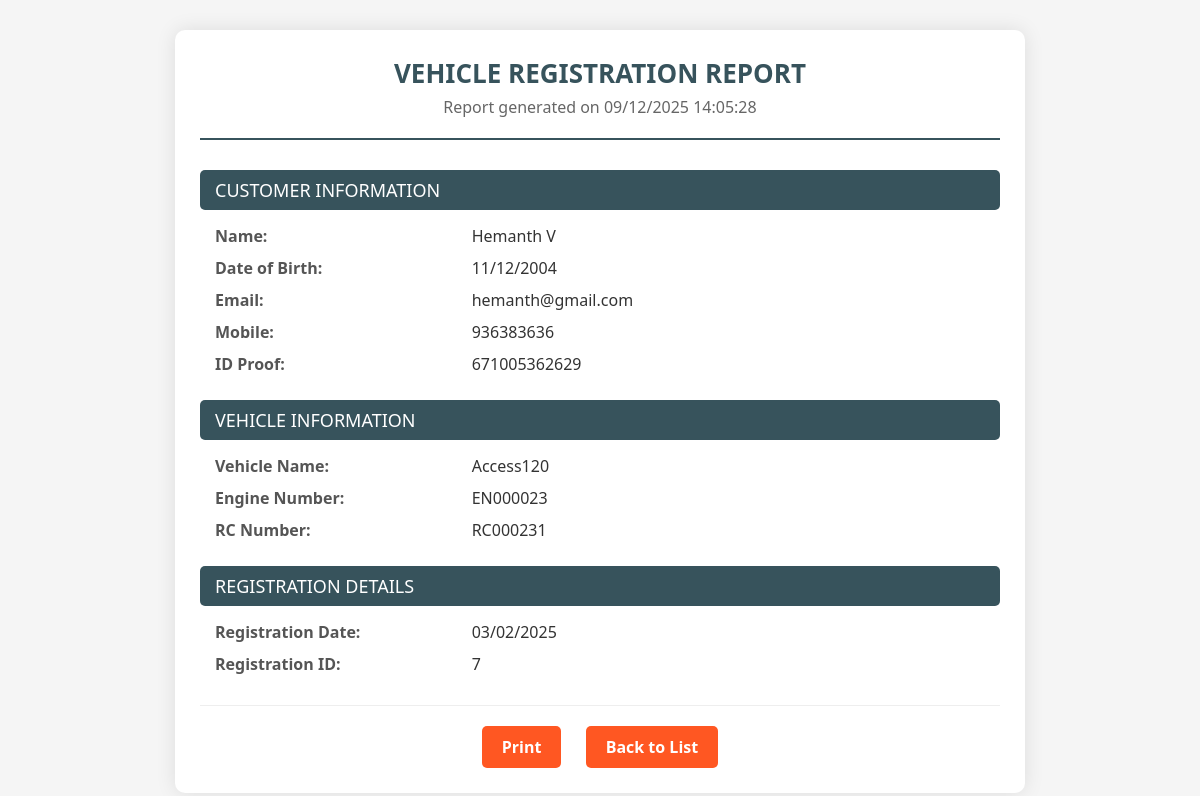
Screenshot of /admin/view-registration.php?id=7 with the database file from the repository.
### tables this page shows
CREATE TABLE `data` (
  `cname` text NOT NULL,
  `dob` date NOT NULL,
  `email` varchar(50) NOT NULL,
  `id_proof` varchar(20) NOT NULL,
  `mobile` varchar(15) NOT NULL,
  `vehicle_name` text NOT NULL,
  `eng_num` varchar(20) NOT NULL,
  `rc_num` varchar(20) NOT NULL,
  `SI_no` int(10) NOT NULL,
  `reg_date` date NOT NULL DEFAULT current_timestamp()
);

### admin/view-registration.php (the view, shortened to what this page needs)
<?php
$servername = "localhost";
$username = "root";
$password = "";
$dbname = "vehicli";
$conn = new mysqli($servername, $username, $password, $dbname);
$registration_id = isset($_GET['id']) ? (int)$_GET['id'] : 0;
$sql = "SELECT * FROM data WHERE SI_no = $registration_id";
$result = $conn->query($sql);
$data = $result->fetch_assoc();
$formatted_dob = isset($data['dob']) ? date("d/m/Y", strtotime($data['dob'])) : '';
$formatted_reg_date = isset($data['reg_date']) ? date("d/m/Y", strtotime($data['reg_date'])) : '';
?>
<!DOCTYPE html>
<html lang="en">
<head>
</head>
<body>
  <?php if ($data): ?>
    <div class="report-container">
      <div class="report-header">
        <h1>VEHICLE REGISTRATION REPORT</h1>
        <p>Report generated on <?php echo date("d/m/Y H:i:s"); ?></p>
      </div>
      <div class="section-title">CUSTOMER INFORMATION</div>
      <div class="detail-row"><div class="detail-label">Name:</div><div class="detail-value"><?php echo htmlspecialchars($data['cname']); ?></div></div>
      <div class="detail-row"><div class="detail-label">Date of Birth:</div><div class="detail-value"><?php echo $formatted_dob; ?></div></div>
      <div class="detail-row"><div class="detail-label">Email:</div><div class="detail-value"><?php echo htmlspecialchars($data['email']); ?></div></div>
      <div class="detail-row"><div class="detail-label">Mobile:</div><div class="detail-value"><?php echo htmlspecialchars($data['mobile']); ?></div></div>
      <div class="detail-row"><div class="detail-label">ID Proof:</div><div class="detail-value"><?php echo htmlspecialchars($data['id_proof']); ?></div></div>
      <div class="section-title">VEHICLE INFORMATION</div>
      <div class="detail-row"><div class="detail-label">Vehicle Name:</div><div class="detail-value"><?php echo htmlspecialchars($data['vehicle_name']); ?></div></div>
      <div class="detail-row"><div class="detail-label">Engine Number:</div><div class="detail-value"><?php echo htmlspecialchars($data['eng_num']); ?></div></div>
      <div class="detail-row"><div class="detail-label">RC Number:</div><div class="detail-value"><?php echo htmlspecialchars($data['rc_num']); ?></div></div>
      <div class="section-title">REGISTRATION DETAILS</div>
      <div class="detail-row"><div class="detail-label">Registration Date:</div><div class="detail-value"><?php echo $formatted_reg_date; ?></div></div>
      <div class="detail-row"><div class="detail-label">Registration ID:</div><div class="detail-value"><?php echo htmlspecialchars($data['SI_no']); ?></div></div>
      <div class="actions">
        <a href="javascript:window.print()" class="btn">Print</a>
        <a href="customer_data.php" class="btn">Back to List</a>
      </div>
    </div>
  <?php endif; ?>
</body>
</html>

### admin/view-registration.php (style rules this page uses)
body { background-color: #f5f5f5; font-family: 'Segoe UI', Tahoma, Geneva, Verdana, sans-serif; margin: 0; padding: 0; color: #333; }
.report-container { max-width: 800px; margin: 30px auto; background-color: white; padding: 25px; border-radius: 10px; box-shadow: 0 0 20px rgba(0,0,0,0.1); }
.report-header { text-align: center; margin-bottom: 30px; padding-bottom: 20px; border-bottom: 2px solid #37535c; }
.report-header h1 { margin: 0; font-size: 26px; color: #37535c; }
.report-header p { margin: 5px 0 0; color: #666; }
.section-title { background-color: #37535c; color: white; padding: 8px 15px; border-radius: 5px; font-size: 18px; margin-top: 25px; margin-bottom: 15px; }
.detail-row { display: flex; margin-bottom: 10px; padding: 0 15px; }
.detail-label { flex: 1; font-weight: bold; color: #555; }
.detail-value { flex: 2; color: #333; }
.actions { text-align: center; margin-top: 30px; padding-top: 20px; border-top: 1px solid #eee; }
.btn { padding: 10px 20px; background-color: #ff5722; color: white; border: none; border-radius: 5px; cursor: pointer; font-weight: bold; margin: 0 10px; text-decoration: none; display: inline-block; }

### rows the page displays
data: cname "Hemanth V", dob "11/12/2004", email "hemanth@gmail.com", mobile "936383636", id_proof "671005362629", vehicle_name "Access120", eng_num "EN000023", rc_num "RC000231", reg_date "03/02/2025", SI_no "7"
